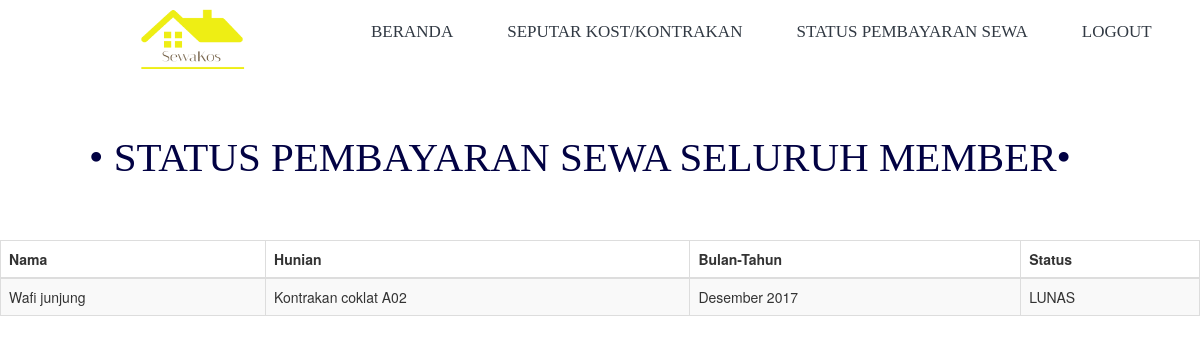
The page /index.php/welcome/status_sewa on the database its author committed.
### tables this page shows
CREATE TABLE `sewa` (
  `id_sewa` int(15) NOT NULL,
  `id_member` int(15) NOT NULL,
  `id_hunian` int(15) NOT NULL,
  `tanggal` varchar(100) NOT NULL,
  `nominal` varchar(100) NOT NULL,
  `gambar` varchar(100) NOT NULL,
  `status` varchar(100) NOT NULL,
  `bulan` varchar(100) NOT NULL
);

CREATE TABLE `member` (
  `id_member` int(15) NOT NULL,
  `nama_member` varchar(200) NOT NULL,
  `pass_member` varchar(200) NOT NULL,
  `email_member` varchar(200) NOT NULL,
  `status` varchar(200) NOT NULL,
  `nohp` varchar(200) NOT NULL,
  `alamat_member` varchar(200) NOT NULL
);

CREATE TABLE `hunian` (
  `id_hunian` int(15) NOT NULL,
  `nama_hunian` varchar(100) NOT NULL,
  `jenis_hunian` varchar(100) NOT NULL,
  `deskripsi_hunian` text NOT NULL,
  `status_hunian` varchar(100) NOT NULL,
  `harga_hunian` int(15) NOT NULL,
  `gambar` varchar(300) NOT NULL
);

### application/controllers/Welcome.php (called while the page is built, shortened)
<?php
class Welcome extends CI_Controller {
function __construct()
{
	$this->load->model('Hunian_model');
	$this->load->model('Member_model');
	$this->load->model('Sewa_model');
	$this->load->helper(array('url'));
}
		public function status_sewa()
	{
		$data['sewa']= $this->Sewa_model->ambil_data();
		$this->load->view('Member/Status_sewa',$data);
	}
}

### index.php (called while the page is built, shortened)
<?php
require_once BASEPATH.'core/CodeIgniter.php';

### application/models/Sewa_model.php (called while the page is built, shortened)
<?php
class Sewa_model extends CI_Model
{
	function ambil_data()
	{
		$this->db->select('sewa.id_sewa, member.nama_member, hunian.nama_hunian, sewa.tanggal, sewa.nominal, sewa.gambar,  sewa.bulan, sewa.status');
		$this->db->from('sewa');
		$this->db->join('member', 'sewa.id_member = member.id_member');
		$this->db->join('hunian', 'sewa.id_hunian = hunian.id_hunian');
		$query = $this->db->get();
		return $query->result();
	}
}

### application/views/Member/Status_sewa.php (the view, shortened to what this page needs)
<div class="allcontain">
	<div class="feturedsection">
		<h1 class="text-center"><span class="bdots">&bullet; STATUS PEMBAYARAN SEWA SELURUH MEMBER&bullet; </span></h1>
	</div>
</div>
<div class="row">
	<table id="example" class="table table-striped table-bordered">
		<thead>
			<tr>
				<th>Nama</th>
				<th>Hunian </th>
				<th>Bulan-Tahun</th>
				<th>Status</th>
			</tr>
		</thead>
		<tbody>
			<?php foreach ($sewa as $key => $value) { ?>
				<tr>
					<td><?php echo $value->nama_member ?></td>
					<td><?php echo $value->nama_hunian; ?></td>
					<td><?php echo $value->bulan; ?></td>
					<td><?php echo $value->status; ?></td>
				</tr>
			<?php } ?>
		</tbody>
	</table>
</div>

### assets/style/mystyle.css (style rules this page uses)
.allcontain { max-width: 1366px; margin-left: auto; margin-right: auto; }
.feturedsection>h1 { font-family: "OpenSans-Light"; font-size: 41px; padding-top: 46px; padding-bottom: 50px; color: #020243; }
.bdots { padding-right: 40px; }
.row { padding: 0px; margin: 0px; }

### rows shown on the page
sewa: id_member.nama_member "Wafi junjung", id_hunian.nama_hunian "Kontrakan coklat A02", bulan "Desember 2017", status "LUNAS"
